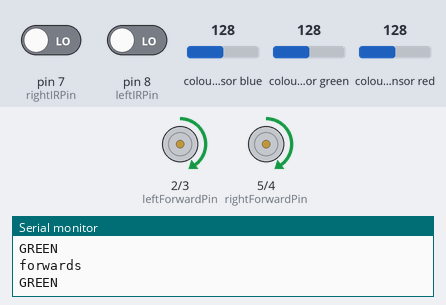
Bench run of a sketch on a simulated Arduino Uno, built with avr-gcc and run on an emulated ATmega328P. Parts: motor-driver pin pairs drawn as motors (green arrow = first pin HIGH = forward, orange = second pin HIGH = backward, longer = more drive, scaled by the enable pin), the last lines printed to the serial monitor. Wiring (inferred from the names in the program): TCS3200 colour sensor: output pin 18; S2 pin 16; S3 pin 17; S0 pin 14; S1 pin 15. The test bench sets the inputs (shaded band); at power-on: pin 7 (rightIRPin) LOW, pin 8 (leftIRPin) LOW, colour sensor blue 128, colour sensor green 128, colour sensor red 128.

Above: at 1.25 s.
1.3 s: pin 7 (rightIRPin) driven HIGH
At 1.55 s:
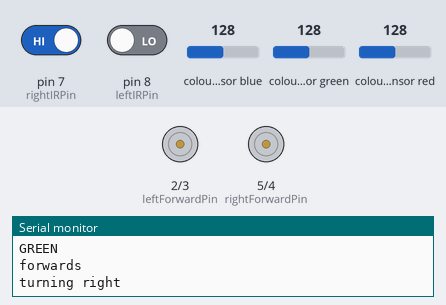
4.3 s: pin 8 (leftIRPin) driven HIGH
At 4.45 s:
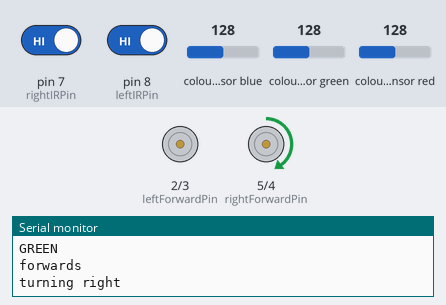
13.3 s: pin 7 (rightIRPin) driven LOW
16.3 s: pin 8 (leftIRPin) driven LOW
Timing chart, 0 to 20.3 s (numbered marks = the images above; inputs shaded):
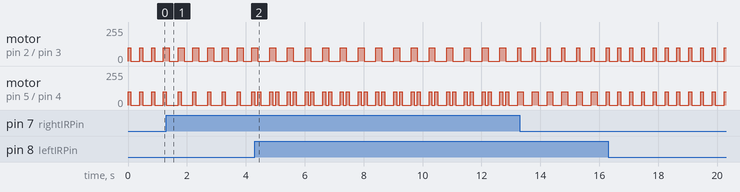

Measured:
- after the input at 1.3 s, motor on pin 2 (leftForwardPin) / pin 3 (leftBackPin): alternates forward 100/255 for 0.20 s and stopped for 0.30 s, starting after 0.10 s; motor on pin 5 (rightForwardPin) / pin 4 (rightBackPin): alternates forward 100/255 for 0.10 s and stopped for 0.40 s, starting after 0.40 s
- by itself, motor on pin 2 (leftForwardPin) / pin 3 (leftBackPin), motor on pin 5 (rightForwardPin) / pin 4 (rightBackPin): alternates forward 100/255 for 0.10 s and stopped for 0.30 s

The sketch:

main.ino
```cpp
// calibration
const int LEFT_MAX = 150;
const int RIGHT_MAX = 150;
const int MOTOR_DELAY_TIME = 50;

// Pin Definitions
const int leftForwardPin = 2;
const int leftBackPin = 3;
const int rightForwardPin = 5;
const int rightBackPin = 4;
const int leftSpeedPin = 10;
const int rightSpeedPin = 11;

const int rightIRPin = 7;
const int leftIRPin = 8;

const int S0 = 14;
const int S1 = 15;
const int S2 = 16;
const int S3 = 17;
const int sensorOut = 18;


// pipi
int redFrequency = 0;
int greenFrequency = 0;
int blueFrequency = 0;

// Stores the red. green and blue colors
int redColor = 0;
int greenColor = 0;
int blueColor = 0;

void setup()
{
  Serial.begin(9600);
  // Set up motor pins
  pinMode(leftForwardPin, OUTPUT);
  pinMode(leftBackPin, OUTPUT);
  pinMode(rightForwardPin, OUTPUT);
  pinMode(rightBackPin, OUTPUT);
  pinMode(leftSpeedPin, OUTPUT);
  pinMode(rightSpeedPin, OUTPUT);

  // Set up IR sensor pins
  pinMode(rightIRPin, INPUT);
  pinMode(leftIRPin, INPUT);

  // Setting the outputs
  pinMode(S0, OUTPUT);
  pinMode(S1, OUTPUT);
  pinMode(S2, OUTPUT);
  pinMode(S3, OUTPUT);

  // Setting the sensorOut as an input
  pinMode(sensorOut, INPUT);

  // Setting frequency scaling to 20%
  digitalWrite(S0, HIGH);
  digitalWrite(S1, LOW);

  Serial.begin(9600); // Start Serial communication for debugging
}

void loop()
{
  // Move both wheels at the same speed forward (small step)
  moveForward(100); // 100 for example speed

  // Check for obstacles
  if (digitalRead(rightIRPin) == HIGH)
  { // Obstacle detected on the right
    Serial.println("turning right");
    turnRight();
  }

  if (digitalRead(leftIRPin) == HIGH)
  { // Obstacle detected on the left
    turnLeft();
    Serial.println("turning left");
  }

  // Check color sensor
  String colorDetected = getColor(); // Assume this function returns a string like "green" or "blue"
  Serial.println(colorDetected);


  // if (colorDetected == "green")
  // {
  //   // Go forward until no green detected, then stop
  //   moveForward(50);
  //   while (colorDetected == "green")
  //   {
  //     colorDetected = getColor();
  //   }
  //   stopMotors();

  //   // Drop seed (assume there’s a function for this)
  //   dropSeed();

  //   // Go forward again
  //   moveForward(50);
  // }

  // if (colorDetected == "blue")
  // {
  //   // Stop for 10 seconds
  //   stopMotors();
  //   delay(10000);
  // }
}

void moveForward(int speed)
{
  // Move both motors forward at the given speed
  analogWrite(leftSpeedPin, speed);
  analogWrite(rightSpeedPin, speed);
  digitalWrite(leftForwardPin, HIGH);
  digitalWrite(rightForwardPin, HIGH);
  digitalWrite(leftBackPin, LOW);
  digitalWrite(rightBackPin, LOW);
  delay(100);
  stopMotors();
  Serial.println("forwards");
}

void stopMotors()
{
  // Stop both motors
  analogWrite(leftSpeedPin, 0);
  analogWrite(rightSpeedPin, 0);
  digitalWrite(leftForwardPin, LOW);
  digitalWrite(rightForwardPin, LOW);
  digitalWrite(leftBackPin, LOW);
  digitalWrite(rightBackPin, LOW);
}

void turnRight()
{
  // Turn right by moving only the left wheel forward
  analogWrite(leftSpeedPin, 100);
  analogWrite(rightSpeedPin, 0);
  digitalWrite(leftForwardPin, HIGH);
  digitalWrite(rightForwardPin, LOW);
  digitalWrite(leftBackPin, LOW);
  digitalWrite(rightBackPin, LOW);
  delay(100);
  stopMotors();
}

void turnLeft()
{
  // Turn left by moving only the right wheel forward
  analogWrite(leftSpeedPin, 0);
  analogWrite(rightSpeedPin, 100);
  digitalWrite(leftForwardPin, LOW);
  digitalWrite(rightForwardPin, HIGH);
  digitalWrite(leftBackPin, LOW);
  digitalWrite(rightBackPin, LOW);
  delay(100);
  stopMotors();
}

String getColor() {
  // Setting RED (R) filtered photodiodes to be read
  digitalWrite(S2,LOW);
  digitalWrite(S3,LOW);

  // Reading the output frequency
  redFrequency = pulseIn(sensorOut, LOW);
  // RED : 32 - 75
  redColor = map(redFrequency, 32, 75, 255,0);

  // Printing the RED (R) value
  // Serial.print("R = ");
  // Serial.print(redColor);
  delay(100);

  // Setting GREEN (G) filtered photodiodes to be read
  digitalWrite(S2,HIGH);
  digitalWrite(S3,HIGH);

  // Reading the output frequency
  greenFrequency = pulseIn(sensorOut, LOW);
  // GREEN: 48 - 91
  greenColor = map(greenFrequency, 48, 91, 255, 0);

  // Printing the GREEN (G) value
  // Serial.print(" G = ");
  // Serial.print(greenColor);
  delay(100);

  // Setting BLUE (B) filtered photodiodes to be read
  digitalWrite(S2,LOW);
  digitalWrite(S3,HIGH);

  // Reading the output frequency
  blueFrequency = pulseIn(sensorOut, LOW);
  // BLUE VALUES: 29 - 78
  blueColor = map(blueFrequency, 29, 78, 255, 0);

  // Printing the BLUE (B) value
  // Serial.print(" B = ");
  // Serial.print(blueColor);
  delay(100);

  // Checks the current detected color and prints
  // a message in the serial monitor
  if(redColor > greenColor && redColor > blueColor){
      return "RED";
  }
  if(greenColor > redColor && greenColor > blueColor){
    return "GREEN";
  }
  if(blueColor > redColor && blueColor > greenColor){
    return "BLUE";
  }
}

void dropSeed()
{
  // Placeholder function for dropping a seed
  // You would implement the seed dropping mechanism here
  Serial.println("Seed dropped!");
}
```
